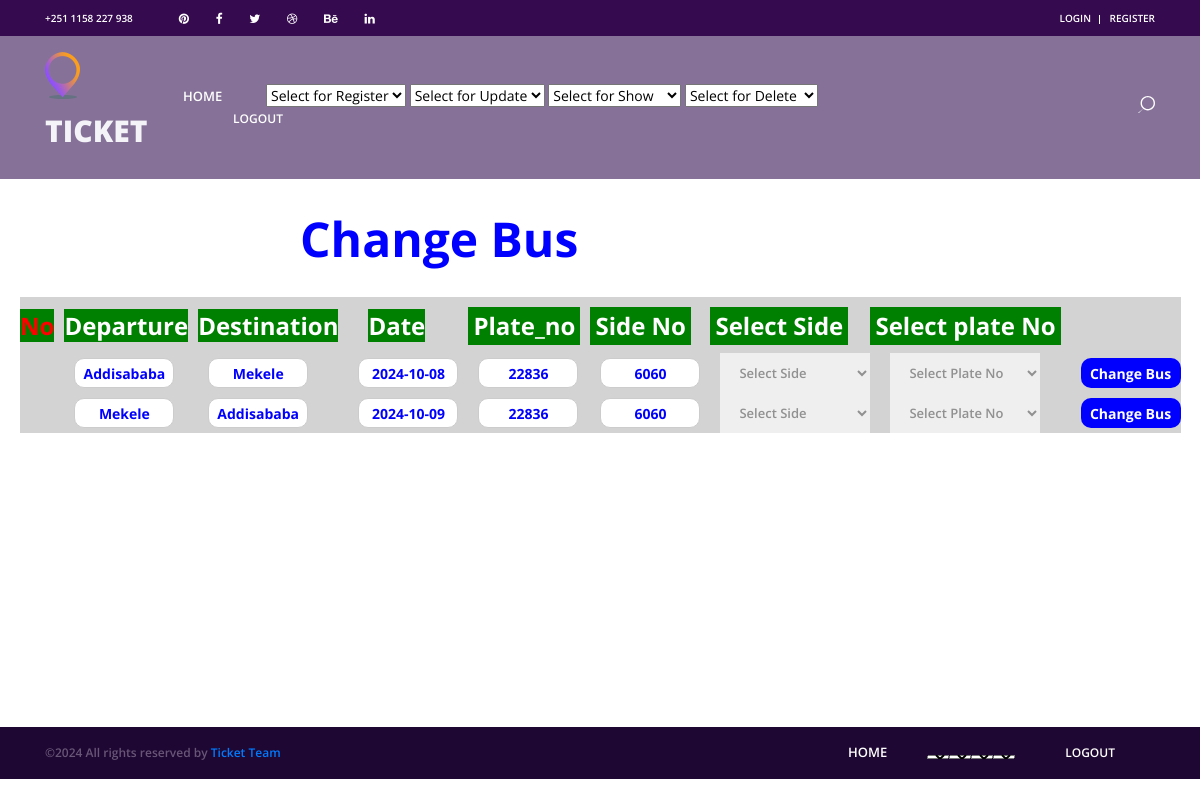
Page /changebus/ on the earlier database version.
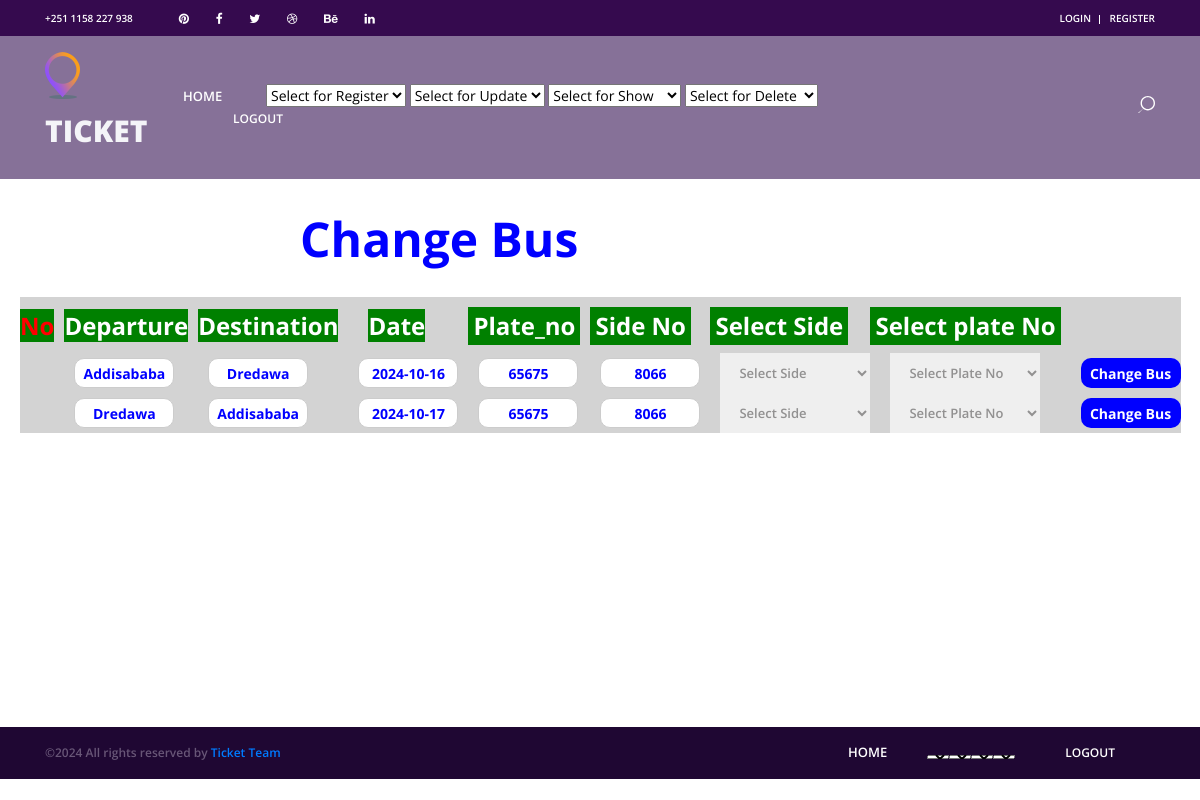
Same page on the later database version.
### users/models.py (models this page shows, shortened)
class Route(models.Model):
    depcity = models.CharField(max_length=50, null=True, blank=True)
    descity = models.CharField(max_length=50, null=True, blank=True)
    kilometer = models.CharField(max_length=50, null=True, blank=True)
    price = models.CharField(max_length=50, null=True, blank=True)
    date = models.CharField(max_length=50, null=True, blank=True)
    plate_no = models.CharField(max_length=50, null=True, blank=True)
    side_no = models.CharField(max_length=50, null=True, blank=True)
    groups = models.ManyToManyField(
    'auth.Group',
    related_name='route_set',  # Unique related name
    blank=True
    )
    user_permissions = models.ManyToManyField(
        'auth.Permission',
        related_name='route_permissions_set',  # Unique related name
        blank=True
    )

### users/views.py (the view, shortened to what this page needs)
# urls.py: path('changebus/', views.changebus, name='changebus'),
def changebus(request):
    routes = Route.objects.all()  # Get all routes
    buses = Bus.objects.all()
    return render(request, 'users/buschange.html', {
        'routes': routes,
        'buses': buses
    })

### users/templates/users/buschange.html (shortened to what this page needs)
<!DOCTYPE html>
<html lang="en">
<head>
<link rel="stylesheet" type="text/css" href="../static/styles/bootstrap4/bootstrap.min.css">
<link href="../static/plugins/font-awesome-4.7.0/css/font-awesome.min.css" rel="stylesheet" type="text/css">
<link rel="stylesheet" type="text/css" href="../static/plugins/OwlCarousel2-2.2.1/owl.carousel.css">
<link rel="stylesheet" type="text/css" href="../static/plugins/OwlCarousel2-2.2.1/owl.theme.default.css">
<link rel="stylesheet" type="text/css" href="../static/plugins/OwlCarousel2-2.2.1/animate.css">
<link rel="stylesheet" type="text/css" href="../static/styles/main_styles.css">
<link rel="stylesheet" type="text/css" href="../static/styles/responsive.css">
</head>
<body>
<div class="super_container">
        <header class="header">
                <div class="top_bar">
                        <div class="container">
                                <div class="row">
                                        <div class="col d-flex flex-row">
                                                <div class="phone">+251 1158 227 938</div>
                                                <div class="social">
                                                        <ul class="social_list">
                                                                <li class="social_list_item"><a href="#"><i class="fa fa-pinterest" aria-hidden="true"></i></a></li>
                                                                <li class="social_list_item"><a href="#"><i class="fa fa-facebook" aria-hidden="true"></i></a></li>
                                                                <li class="social_list_item"><a href="#"><i class="fa fa-twitter" aria-hidden="true"></i></a></li>
<li class="social_list_item"><a href="#"><i class="fa fa-dribbble" aria-hidden="true"></i></a></li>
                                                                <li class="social_list_item"><a href="#"><i class="fa fa-behance" aria-hidden="true"></i></a></li>
                                                                <li class="social_list_item"><a href="#"><i class="fa fa-linkedin" aria-hidden="true"></i></a></li>
                                                        </ul>
                                                </div>
                                                <div class="user_box ml-auto">
                                                        <div class="user_box_login user_box_link"><a href="{% url 'login' %}">login</a></div>
                                                        <div class="user_box_register user_box_link"><a href="{% url 'registor' %}">register</a></div>
                                                </div>
                                        </div>
                                </div>
                        </div>
                </div>
<nav class="main_nav">
                        <div class="container">
                                <div class="row">
                                        <div class="col main_nav_col d-flex flex-row align-items-center justify-content-start">
                                                <div class="logo_container">
                                                <div class="logo"><a href="#"><img src="../static/images/logo.png" alt="">Ticket</a></div>
                                                </div>
                           <div class="main_nav_container ml-auto">
                           <ul class="main_nav_list">
                           <li class="main_nav_item"><a href="{% url 'home' %}">home</a></li>
                           <select onchange="location.href = this.value;">
                           <option value="#">Select for Register</option>
                           </select>
                          <select onchange="location.href = this.value;">
                          <option value="#">Select for Update</option>
                           </select>
                           <select onchange="location.href = this.value;">
                           <option value="{% url 'admindelete' %}">Select for Show</option>
                           </select>
                           <select onchange="location.href = this.value;">
		           <option value="{% url 'admindelete' %}">Select for Delete</option>
                           </select>
                           <li class="footer_nav_item"><a href="{% url 'logout' %}" style="color:white;margin-left:50px;">Logout</a></li>
                           </ul>
                           </div>
                                                <div class="content_search ml-lg-0 ml-auto">
                                                </div>
                                        </div>
                                </div>
                        </div>
                </nav>
        </header>
</div>
 <h1 style="margin-left:300px;color:blue;"><b>Change Bus</b> </h1></br>
<table style="margin-left: 20px; width: 200px; background-color: lightgray;">
  <thead>
    <tr style="background-color: lightgray; width: 300px;">
      <th style="padding-top: 10px;"></th>
    </tr>
    <tr>
      <th><h3><b style="color: red; background-color: green;">No</b></h3></th>
      <th><h3><b style="color: white; background-color: green; margin-left: 10px;">Departure</b></h3></th>
      <th><h3><b style="color: white; background-color: green; margin-left: 10px;">Destination</b></h3></th>
      <th><h3><b style="color: white; background-color: green; margin-left: 30px;">Date</b></h3></th>
      <th><h3><b style="color: white; background-color: green; margin-left: 10px; padding: 5px; display: inline-block; white-space: nowrap;">Plate_no</b></h3></th>
      <th><h3><b style="color: white; background-color: green; margin-left: 10px; padding: 5px; display: inline-block; white-space: nowrap;">Side No</b></h3></th>
      <th><h3><b style="color: white; background-color: green; margin-left: 10px; padding: 5px; display: inline-block; white-space: nowrap;">Select Side</b></h3></th>
      <th><h3><b style="color: white; background-color: green; margin-left: 0px; padding: 5px; display: inline-block; white-space: nowrap;">Select plate No</b></h3></th>
    </tr>
  </thead>
  <tbody style="background-color: lightgray; margin-left: 50px;">
    {% for route in routes %}
    <tr>
      <td><h3><b style="color: brown;">{{ loop.index }}</b></h3></td>
      <td>
        <form action="http://127.0.0.1:8000/changebus/changebus/" method="POST">
          <input type="text" name="depcity" value="{{ route.depcity }}" readonly style="height: 30px; margin-left: 20px; width: 100px; text-align: center; color: blue; border-radius: 10px; border: 1px solid #ccc; font-weight: bold;">
      </td>
      <td>
        <input type="text" name="descity" value="{{ route.descity }}" readonly style="height: 30px; width: 100px; margin-left: 20px; text-align: center; color: blue; border-radius: 10px; border: 1px solid #ccc; font-weight: bold;">
      </td>
      <td>
        <input type="text" name="date" value="{{ route.date }}" style="height: 30px; margin-left: 20px; width: 100px; text-align: center; color: blue; border-radius: 10px; border: 1px solid #ccc; font-weight: bold;">
      </td>
      <td>
        <input type="text" name="plate_no" value="{{ route.plate_no }}" style="height: 30px; width: 100px; margin-left: 20px; text-align: center; color: blue; border-radius: 10px; border: 1px solid #ccc; font-weight: bold;">
      </td>
      <td>
        <input type="text" name="side_no" value="{{ route.side_no }}" style="height: 30px; width: 100px; margin-left: 20px; text-align: center; color: blue; border-radius: 10px; border: 1px solid #ccc; font-weight: bold;">
      </td>
<td>
  <div style="display: flex; align-items: center;">
    <table style="display: inline-block;">
      <tbody>
        {% if buses %}
          <tr>
            <td>
              <div>
                <div style="display: flex; align-items: center;">
                  <select name="new_side_no" required="required" class="check_in search_input" style="height: 40px; width: 150px; margin-left: 20px;" onchange="updateOtherSelect(this, 'new_plate_no', 'side_no', 0, this.selectedIndex)">
                    <option value="">Select Side</option>
                  </select>
                </div>
              </div>
            </td>
          </tr>
        {% endif %}
      </tbody>
    </table>
  </div>
</td>
<td>
  <div style="display: flex; align-items: center;">
    <table style="display: inline-block;">
      <tbody>
        {% if buses %}
          <tr>
            <td>
              <div>
                <div style="display: flex; align-items: center;">
                  <select name="new_plate_no" required="required" class="check_in search_input" style="height: 40px; width: 150px; margin-left: 20px;" onchange="updateOtherSelect(this, 'new_side_no', 'side_no', 1, this.selectedIndex)">
                    <option value="">Select Plate No</option>
                  </select>
                </div>
              </div>
            </td>
          </tr>
        {% endif %}
      </tbody>
    </table>
  </div>
</td>
<td>
<input type="submit" value="Change Bus" style="height: 30px; width: 100px; margin-left: 20px; background-color: blue; color: white; border: none; border-radius: 10px; font-weight: bold;">
          </td>
      </tr>
    {% endfor %}
  </tbody>
</table>
  <div class="copyright">
                <div class="container">
                        <div class="row">
                                <div class="col-lg-3 order-lg-1 order-2  ">
                                        <div class="copyright_content d-flex flex-row align-items-center">
                                                <div>
&copy;<script>document.write(new Date().getFullYear());</script> All rights reserved by <a href="#">Ticket Team</a>
</div>
                                        </div>
                                </div>
                                <div class="col-lg-9 order-lg-2 order-1">
                                        <div class="footer_nav_container d-flex flex-row align-items-center justify-content-lg-end">
                                                <div class="footer_nav">
                                                        <ul class="footer_nav_list">
                                             		<li class="main_nav_item"><a href="{% url 'home' %}">home</a></li>
                           <select onchange="location.href = this.value;">
                           <option value="#">Select for Register</option>
                           </select>
                          <select onchange="location.href = this.value;">
                          <option value="#">Select for Update</option>
                           </select>
                           <select onchange="location.href = this.value;">
                           <option value="{% url 'admindelete' %}">Select for Show</option>
                           </select>
                           <select onchange="location.href = this.value;">
                           <option value="{% url 'admindelete' %}">Select for Delete</option>
                           </select>
                           <li class="footer_nav_item"><a href="{% url 'logout' %}" style="color:white;margin-left:50px;">Logout</a></li>
                                                        </ul>
                                                </div>
                                        </div>
                                </div>
                        </div>
                </div>
        </div>
</body>
</html>

Differences in the rows shown:
changed Route (number 1 of 2 on the later page): descity "Mekele" → "Dredawa"; date "2024-10-08" → "2024-10-16"; plate_no "22836" → "65675"; side_no "6060" → "8066"
changed Route (number 2 of 2 on the later page): depcity "Mekele" → "Dredawa"; date "2024-10-09" → "2024-10-17"; plate_no "22836" → "65675"; side_no "6060" → "8066"
